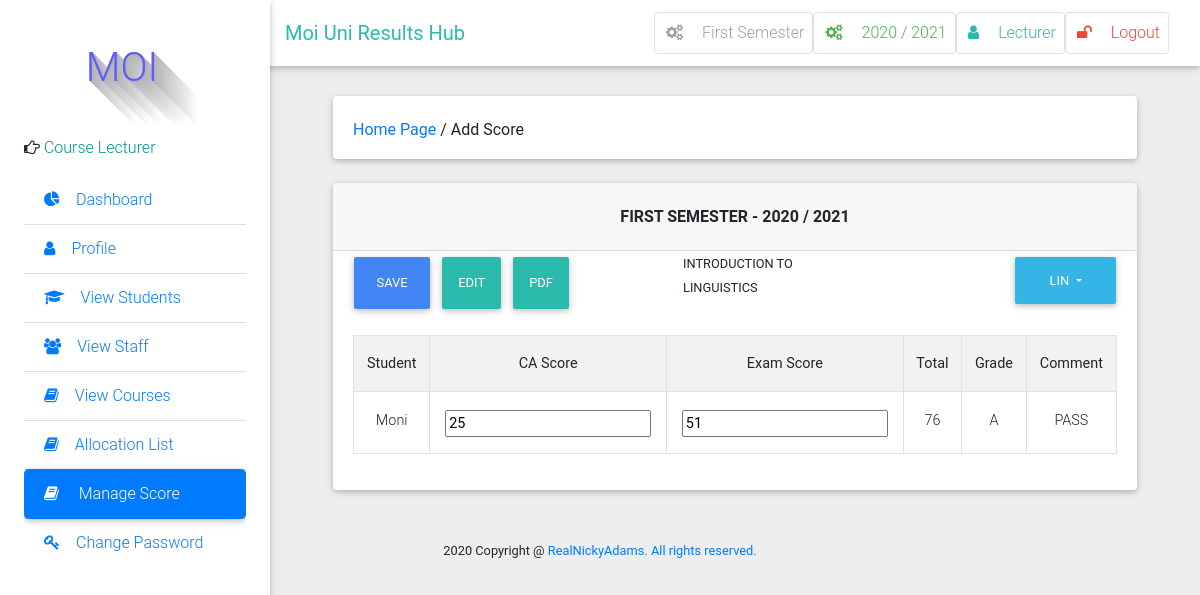
Page /score/1/ (signed in) on the committed database.
### result/models.py (models this page shows, shortened)
class Semester(models.Model):
    semester = models.CharField(max_length=10, choices=SEMESTER, blank=True)
    is_current_semester = models.BooleanField(default=False, blank=True, null=True)
    session = models.ForeignKey(Session, on_delete=models.CASCADE, blank=True, null=True)
    next_semester_begins = models.DateField(null=True, blank=True)
    def __str__(self):
        return self.semester

class Session(models.Model):
    session = models.CharField(max_length=200, unique=True)
    is_current_session = models.BooleanField(default=False, blank=True, null=True)
    next_session_begins = models.DateField(blank=True, null=True)
    def __str__(self):
        return self.session

class User(AbstractUser):
    is_student = models.BooleanField(default=False)
    is_lecturer = models.BooleanField(default=False)
    phone = models.CharField(max_length=60, blank=True, null=True)
    address = models.CharField(max_length=60, blank=True, null=True)
    picture = models.ImageField(upload_to="pictures/", blank=True, null=True)
    email = models.EmailField(blank=True, null=True)
    admission = models.CharField(max_length=10)
    username_validator = ASCIIUsernameValidator()

class Course(models.Model):
    courseTitle = models.CharField(max_length=200)
    courseCode = models.CharField(max_length=200, unique=True)
    courseUnit = models.CharField(max_length=200)
    description = models.TextField(max_length=200, blank=True)
    level = models.CharField(choices=LEVEL, max_length=3, blank=True)
    semester = models.CharField(choices=SEMESTER, max_length=200)
    is_elective = models.BooleanField(default=False, blank=True, null=True)

class TakenCourse(models.Model):
    student = models.ForeignKey(Student, on_delete=models.CASCADE)
    course = models.ForeignKey(Course, on_delete=models.CASCADE, related_name='taken_courses')
    ca = models.PositiveIntegerField(blank=True, null=True, default=0)
    exam = models.PositiveIntegerField(blank=True, null=True, default=0)
    total = models.PositiveIntegerField(blank=True, null=True, default=0)
    grade = models.CharField(choices=GRADE, max_length=1, blank=True)
    comment = models.CharField(choices=COMMENT, max_length=200, blank=True)

class Student(models.Model):
	user = models.OneToOneField(User, on_delete=models.CASCADE)
	id_number = models.CharField(max_length=20, unique=True)
	level = models.CharField(choices=LEVEL, max_length=3)

### result/views.py (the view, shortened to what this page needs)
# urls.py: path('score/<int:id>/', views.add_score_for, name='add_score_for'),
@login_required
@lecturer_required
def add_score_for(request, id):
    current_semester = Semester.objects.get(is_current_semester=True)
    if request.method == 'GET':
        courses = Course.objects.filter(allocated_course__lecturer__pk=request.user.id).filter(semester=current_semester)
        course = Course.objects.get(pk=id)
        students = TakenCourse.objects.filter(course__allocated_course__lecturer__pk=request.user.id).filter(course__id=id).filter(course__semester=current_semester)
        context = {
        "courses":courses,
        "course": course,
        "students":students,
        }
        return render(request, 'result/add_score_for.html', context)

### result/context_processors.py (called while the page is built)
def get_current_year_to_context(request):
    current_datetime = datetime.datetime.now()
    return {
        'current_year': current_datetime.year
    }

def session_processor(request):
    current_session = Session.objects.get(is_current_session=True)
    return {"current_session": current_session}

def semester_processor(request):
    current_semester = Semester.objects.get(is_current_semester=True)
    return {"current_semester": current_semester}

### templates/result/add_score_for.html (shortened to what this page needs)
{% extends 'base.html' %}
{% load static %}
{% block side_bar %}
    {% include 'partial_active_element.html' with active='Add_Score' %}
{% endblock side_bar %}
{% block content %}
<div class="container-fluid mt-5">
    <div class="card mb-4 wow fadeIn">
        <div class="card-body d-sm-flex justify-content-between">
            <h6 class="mb-2 mb-sm-0 pt-1">
                <a href="/">Home Page</a>
                     <span>/</span>
                     <span>Add Score</span>
            </h6>
        </div>
    </div>
	<form method="post" action="">{% csrf_token %}
	<div class="card">
	<h6 class="card-header text-center font-weight-bold text-uppercase py-4">{{ current_semester }} Semester - {{ current_session }}</h6>
		<div class="container">
		  <div class="row">
		    <div class="col-md-5">
		    	<button id="submit" data-toggle="tooltip" title="Save Score" type="submit" class="btn btn-primary w-25 p-3 float-left">Save</button>
		    	<span data-toggle="tooltip" title="Allow editing" id="edit_btn" onclick="toggle_score_edit()" class="btn btn-default w-26 p-3 float-left">Edit</span>
		    	<a class="white-text" target="_blank" href="{% url 'result_sheet_pdf_view' id=course.id %}">
		    <span data-toggle="tooltip" title="Print Result sheet" class="btn btn-default w-26 p-3 float-left">
		    		PDF
		    	</span></a>
		    </div>
		    <div class="col-md-3"><small>{{ course.courseTitle }}</small></div>
		    <div class="col-md-4">
		    	<div class="dropdown">
	    			<button class="btn btn-info dropdown-toggle float-right" type="button" id="dropdownMenu3" data-toggle="dropdown"
		    			aria-haspopup="true" aria-expanded="false">
		    			{{ course.courseCode }}
		    		</button>
				</div>
			</div>
		  </div>
		</div>
	  <div class="card-body">
	    <div id="table" class="table-editable">
	      <table class="table table-bordered table-responsive-md table-striped text-center">
	        <tr>
	          <th class="text-center">Student</th>
	          <th class="text-center">CA Score</th>
	          <th class="text-center">Exam Score</th>
	          <th class="text-center">Total</th>
	          <th class="text-center">Grade</th>
	          <th class="text-center">Comment</th>
	        </tr>
	        {% for student in students %}
	        <tr>
	          <td class="pt-3-half" name="{{ student.id }}" contenteditable="false">
	          		{{ student.student.id_number }}
	          </td>
	          <td class="pt-3-half" contenteditable="false">
	          	<input id="ca" class="score" type="number" name="{{ student.id }}" value="{{ student.ca }}">
	          </td>
	          <td class="pt-3-half" contenteditable="false">
	          	<input class="score" type="number" name="{{ student.id }}" value="{{ student.exam }}">
	          </td>
	          <td class="pt-3-half" contenteditable="false">{{ student.total }}</td>
	          <td class="pt-3-half" contenteditable="false">{{ student.grade }}</td>
	          <td class="pt-3-half" contenteditable="false">{{ student.comment }}</td>
	        </tr>
	        {% endfor %}
	      </table>
	    </div>
	  </div>
	</div>
</form>
	<br>
	<br>
</div>
{% endblock %}

### templates/base.html (shortened to what this page needs)
 {%load static %}
<!DOCTYPE html>
<html lang="en">
    <head>
        <link rel="stylesheet" href="https://maxcdn.bootstrapcdn.com/font-awesome/4.7.0/css/font-awesome.min.css">
        <link href="{% static 'css/bootstrap.min.css' %}" rel="stylesheet">
        <link href="{% static 'css/mdb.min.css' %}" rel="stylesheet">
        <link href="{% static 'css/style.css' %}" rel="stylesheet">
    </head>
    <body class="grey lighten-3">
    <header>
        <nav class="navbar fixed-top navbar-expand-lg navbar-light white scrolling-navbar">
            <div class="container-fluid">
                <a class="navbar-brand waves-effect" href="/">
                    <strong class="text-default ">Moi Uni Results Hub</strong>
                </a>
                <div class="collapse navbar-collapse" id="navbarSupportedContent">
                          {% if user.is_authenticated %}
                    <ul class="navbar-nav nav-flex-icons">
                        <li class="nav-item">
                            <a href="{% if request.user.is_superuser %}{% url 'manage_semester' %}{% else %}#{% endif %}" class="nav-link border border-light grey-text rounded waves-effect">
                                <i class="fa fa-cogs mr-3"></i>{{ current_semester }} Semester
                            </a>
                        </li>
                        <li class="nav-item">
                            <a href="{% if request.user.is_superuser %}{% url 'manage_session' %}{% else %}#{% endif %}" class="nav-link border border-light green-text rounded waves-effect">
                                <i class="fa fa-cogs mr-3"></i>{{ current_session }}
                            </a>
                        </li>
                        <li class="nav-item">
                            <a href="{% url 'profile' %}" class="nav-link border border-light rounded waves-effect text-default">
                                <i  class="fa fa-user mr-3"></i>{{ user|capfirst }}
                            </a>
                        </li>
                         <li class="nav-item">
                            <a href="/accounts/logout/" class="nav-link border border-light rounded waves-effect red-text">
                                <i class="fa fa-unlock mr-3"></i>Logout
                            </a>
                        </li>
                    {% endif %}
                </div>
            </div>
        </nav>
        <div class="sidebar-fixed position-fixed">
                <p style="margin-left: 30px;" id="icon" class="logo"> MOI</p>
                {% if request.user.is_lecturer %}
                <p><i class="fa fa-hand-o-right" aria-hidden="true"></i>
                    <span class="teal-text text-center"> Course Lecturer</span></p>
                {% elif request.user.is_student %}
                <p><i class="fa fa-hand-o-right" aria-hidden="true"></i>
                    <span class="teal-text text-center"> Student</span></p>
                {% else %}
                <p><i class="fa fa-hand-o-right" aria-hidden="true"></i>
                    <span class="teal-text text-center"> System Admin</span></p>
                {% endif %}
            <div class="dashboard">
            {% block side_bar %}{% endblock side_bar %}
            </div>
        </div>
    </header>
    <main class="pt-5 mx-lg-5">
        {% block content%} {% endblock %}
    </main>
<footer class="footer text-center">
        <div class="container">
            <small class="copyright">{{ current_year }} Copyright @ <a href="#">RealNickyAdams. All rights reserved. </a></small>
        </div>
    </footer>
    </body>
</html>

### static/css/style.css (style rules this page uses)
.sidebar-fixed { height: 100vh; width: 270px; -webkit-box-shadow: 0 2px 5px 0 rgba(0, 0, 0, 0.16), 0 2px 10px 0 rgba(0, 0, 0, 0.12); box-shadow: 0 2px 5px 0 rgba(0, 0, 0, 0.16), 0 2px 10px 0 rgba(0, 0, 0, 0.12); z-index: 1050; background-color: #fff; padding: 1.5rem; padding-top: 0; }
@media (min-width: 1200px) { .navbar, .page-footer, main { padding-left: 270px; } }
.logo { text-color:#006666; text-shadow: rgb(179, 179, 179) 0px 0px 0px, rgb(180, 180, 180) 1px 1px 0px, rgb(182, 182, 182) 2px 2px 0px, rgb(184, 184, 184) 3px 3px 0px, rgb(185, 185, 185) 4px 4px 0px, rgb(187, 187, 187) 5px 5px 0px, rgb(189, 189, 189) 6px 6px 0px, rgb(190, 190, 190) 7px 7px 0px, rgb(192, 192, 192) 8px 8px 0px, rgb(194, 194, 194) 9px 9px 0px, rgb(195, 195, 195) 10px 10px 0px, rgb(197, 197, 197) 11px 11px 0px, rgb(199, 199, 199) 12px 12px 0px, rgb(201, 201, 201) 13px 13px 0px, rgb(202, 202, 202) 14px 14px 0px, rgb(204, 204, 204) 15px 15px 0px, rgb(206, 206, 206) 16px 16px 0px, rgb(207, 207, 207) 17px 17px 0px, rgb(209, 209, 209) 18px 18px 0px, rgb(211, 211, 211) 19px 19px 0px, rgb(212, 212, 212) 20px 20px 0px, rgb(214, 214, 214) 21px 21px 0px, rgb(216, 216, 216) 22px 22px 0px, rgb(218, 218, 218) 23px 23px 0px, rgb(219, 219, 219) 24px 24px 0px, rgb(221, 221, 221) 25px 25px 0px, rgb(223, 223, 223) 26px 26px 0px, rgb(224, 224, 224) 27px 27px 0px, rgb(226, 226, 226) 28px 28px 0px, rgb(228, 228, 228) 29px 29px 0px, rgb(230, 230, 230) 30px 30px 0px, rgb(231, 231, 231) 31px 31px 0px, rgb(233, 233, 233) 32px 32px 0px, rgb(235, 235, 235) 33px 33px 0px, rgb(236, 236, 236) 34px 34px 0px, rgb(238, 238, 238) 35px 35px 0px, rgb(240, 240, 240) 36px 36px 0px, rgb(241, 241, 241) 37px 37px 0px, rgb(243, 243, 243) 38px 38px 0px, rgb(245, 245, 245) 39px 39px 0px, rgb(247, 247, 247) 40px 40px 0px, rgb(248, 248, 248) 41px 41px 0px, rgb(250, 250, 250) 42px 42px 0px, rgb(252, 252, 252) 43px 43px 0px, rgb(253, 253, 253) 44px 44px 0px; font-size: 40px; color: rgb(95, 89, 255); height: 120px; width: 136px; line-height: 136px; border-radius: ; text-align: center; background-color: rgb(255, 255, 255); }

### templates/base.html (style rules this page uses)
.dashboard { display: block; max-height: 500px; overflow-y: auto; -ms-overflow-style: -ms-autohiding-scrollbar; }

### rows in the picture
Semester: semester "First", semester "FIRST"
Session: session "2020 / 2021"
User: username "Lecturer"
Course: courseTitle "INTRODUCTION TO LINGUISTICS", courseCode "LIN"
TakenCourse: student.id_number "Moni", ca "25", exam "51", total "76", grade "A", comment "PASS"
